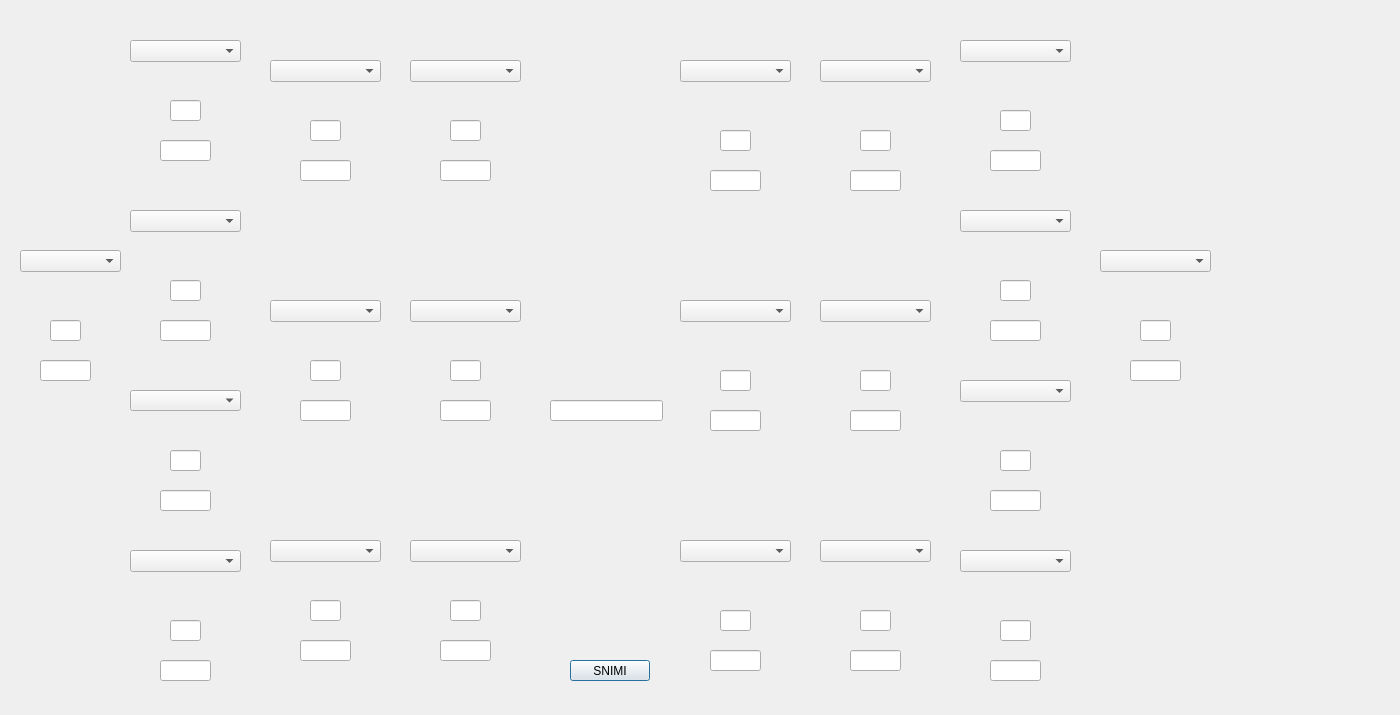
<?xml version="1.0" encoding="UTF-8"?>
<ui version="4.0">
 <class>Dialog</class>
 <widget class="QDialog" name="Dialog">
  <property name="geometry">
   <rect>
    <x>0</x>
    <y>0</y>
    <width>1400</width>
    <height>715</height>
   </rect>
  </property>
  <property name="windowTitle">
   <string>Dialog</string>
  </property>
  <widget class="QComboBox" name="igrac6_D">
   <property name="geometry">
    <rect>
     <x>820</x>
     <y>300</y>
     <width>111</width>
     <height>22</height>
    </rect>
   </property>
  </widget>
  <widget class="QComboBox" name="igrac9_L">
   <property name="geometry">
    <rect>
     <x>410</x>
     <y>300</y>
     <width>111</width>
     <height>22</height>
    </rect>
   </property>
   <property name="contextMenuPolicy">
    <enum>Qt::DefaultContextMenu</enum>
   </property>
   <property name="acceptDrops">
    <bool>false</bool>
   </property>
   <property name="maxVisibleItems">
    <number>30</number>
   </property>
   <property name="duplicatesEnabled">
    <bool>true</bool>
   </property>
   <property name="modelColumn">
    <number>0</number>
   </property>
  </widget>
  <widget class="QComboBox" name="igrac8_D">
   <property name="geometry">
    <rect>
     <x>680</x>
     <y>60</y>
     <width>111</width>
     <height>22</height>
    </rect>
   </property>
  </widget>
  <widget class="QComboBox" name="igrac10_L">
   <property name="geometry">
    <rect>
     <x>410</x>
     <y>540</y>
     <width>111</width>
     <height>22</height>
    </rect>
   </property>
  </widget>
  <widget class="QComboBox" name="igrac5_L">
   <property name="geometry">
    <rect>
     <x>270</x>
     <y>60</y>
     <width>111</width>
     <height>22</height>
    </rect>
   </property>
  </widget>
  <widget class="QComboBox" name="igrac6_L">
   <property name="geometry">
    <rect>
     <x>270</x>
     <y>300</y>
     <width>111</width>
     <height>22</height>
    </rect>
   </property>
  </widget>
  <widget class="QComboBox" name="igrac10_D">
   <property name="geometry">
    <rect>
     <x>680</x>
     <y>540</y>
     <width>111</width>
     <height>22</height>
    </rect>
   </property>
  </widget>
  <widget class="QComboBox" name="igrac7_L">
   <property name="geometry">
    <rect>
     <x>270</x>
     <y>540</y>
     <width>111</width>
     <height>22</height>
    </rect>
   </property>
  </widget>
  <widget class="QComboBox" name="igrac7_D">
   <property name="geometry">
    <rect>
     <x>820</x>
     <y>540</y>
     <width>111</width>
     <height>22</height>
    </rect>
   </property>
  </widget>
  <widget class="QComboBox" name="golman_L">
   <property name="geometry">
    <rect>
     <x>20</x>
     <y>250</y>
     <width>101</width>
     <height>22</height>
    </rect>
   </property>
  </widget>
  <widget class="QComboBox" name="igrac8_L">
   <property name="geometry">
    <rect>
     <x>410</x>
     <y>60</y>
     <width>111</width>
     <height>22</height>
    </rect>
   </property>
  </widget>
  <widget class="QComboBox" name="golman_D">
   <property name="geometry">
    <rect>
     <x>1100</x>
     <y>250</y>
     <width>111</width>
     <height>22</height>
    </rect>
   </property>
  </widget>
  <widget class="QComboBox" name="igrac5_D">
   <property name="geometry">
    <rect>
     <x>820</x>
     <y>60</y>
     <width>111</width>
     <height>22</height>
    </rect>
   </property>
  </widget>
  <widget class="QComboBox" name="igrac9_D">
   <property name="geometry">
    <rect>
     <x>680</x>
     <y>300</y>
     <width>111</width>
     <height>22</height>
    </rect>
   </property>
  </widget>
  <widget class="QComboBox" name="igrac1_L">
   <property name="geometry">
    <rect>
     <x>130</x>
     <y>40</y>
     <width>111</width>
     <height>22</height>
    </rect>
   </property>
  </widget>
  <widget class="QComboBox" name="igrac2_L">
   <property name="geometry">
    <rect>
     <x>130</x>
     <y>210</y>
     <width>111</width>
     <height>22</height>
    </rect>
   </property>
  </widget>
  <widget class="QComboBox" name="igrac3_L">
   <property name="geometry">
    <rect>
     <x>130</x>
     <y>390</y>
     <width>111</width>
     <height>21</height>
    </rect>
   </property>
  </widget>
  <widget class="QComboBox" name="igrac4_L">
   <property name="geometry">
    <rect>
     <x>130</x>
     <y>550</y>
     <width>111</width>
     <height>22</height>
    </rect>
   </property>
  </widget>
  <widget class="QLabel" name="label">
   <property name="geometry">
    <rect>
     <x>120</x>
     <y>70</y>
     <width>131</width>
     <height>121</height>
    </rect>
   </property>
   <property name="text">
    <string/>
   </property>
   <property name="pixmap">
    <pixmap resource="slike.qrc">:/slike/slike/imageedit_5_4386524822.png</pixmap>
   </property>
  </widget>
  <widget class="QLabel" name="label_2">
   <property name="geometry">
    <rect>
     <x>120</x>
     <y>250</y>
     <width>131</width>
     <height>121</height>
    </rect>
   </property>
   <property name="text">
    <string/>
   </property>
   <property name="pixmap">
    <pixmap resource="slike.qrc">:/slike/slike/imageedit_5_4386524822.png</pixmap>
   </property>
  </widget>
  <widget class="QLabel" name="label_3">
   <property name="geometry">
    <rect>
     <x>120</x>
     <y>420</y>
     <width>131</width>
     <height>121</height>
    </rect>
   </property>
   <property name="text">
    <string/>
   </property>
   <property name="pixmap">
    <pixmap resource="slike.qrc">:/slike/slike/imageedit_5_4386524822.png</pixmap>
   </property>
  </widget>
  <widget class="QLabel" name="label_4">
   <property name="geometry">
    <rect>
     <x>120</x>
     <y>590</y>
     <width>131</width>
     <height>121</height>
    </rect>
   </property>
   <property name="text">
    <string/>
   </property>
   <property name="pixmap">
    <pixmap resource="slike.qrc">:/slike/slike/imageedit_5_4386524822.png</pixmap>
   </property>
  </widget>
  <widget class="QLabel" name="label_5">
   <property name="geometry">
    <rect>
     <x>0</x>
     <y>290</y>
     <width>131</width>
     <height>121</height>
    </rect>
   </property>
   <property name="text">
    <string/>
   </property>
   <property name="pixmap">
    <pixmap resource="slike.qrc">:/slike/slike/imageedit_5_4386524822.png</pixmap>
   </property>
  </widget>
  <widget class="QLabel" name="label_6">
   <property name="geometry">
    <rect>
     <x>400</x>
     <y>330</y>
     <width>131</width>
     <height>121</height>
    </rect>
   </property>
   <property name="text">
    <string/>
   </property>
   <property name="pixmap">
    <pixmap resource="slike.qrc">:/slike/slike/imageedit_5_4386524822.png</pixmap>
   </property>
  </widget>
  <widget class="QLabel" name="label_7">
   <property name="geometry">
    <rect>
     <x>260</x>
     <y>330</y>
     <width>131</width>
     <height>121</height>
    </rect>
   </property>
   <property name="text">
    <string/>
   </property>
   <property name="pixmap">
    <pixmap resource="slike.qrc">:/slike/slike/imageedit_5_4386524822.png</pixmap>
   </property>
  </widget>
  <widget class="QLabel" name="label_8">
   <property name="geometry">
    <rect>
     <x>260</x>
     <y>90</y>
     <width>131</width>
     <height>121</height>
    </rect>
   </property>
   <property name="text">
    <string/>
   </property>
   <property name="pixmap">
    <pixmap resource="slike.qrc">:/slike/slike/imageedit_5_4386524822.png</pixmap>
   </property>
  </widget>
  <widget class="QLabel" name="label_9">
   <property name="geometry">
    <rect>
     <x>400</x>
     <y>90</y>
     <width>131</width>
     <height>121</height>
    </rect>
   </property>
   <property name="text">
    <string/>
   </property>
   <property name="pixmap">
    <pixmap resource="slike.qrc">:/slike/slike/imageedit_5_4386524822.png</pixmap>
   </property>
  </widget>
  <widget class="QLabel" name="label_10">
   <property name="geometry">
    <rect>
     <x>400</x>
     <y>570</y>
     <width>131</width>
     <height>121</height>
    </rect>
   </property>
   <property name="text">
    <string/>
   </property>
   <property name="pixmap">
    <pixmap resource="slike.qrc">:/slike/slike/imageedit_5_4386524822.png</pixmap>
   </property>
  </widget>
  <widget class="QLabel" name="label_11">
   <property name="geometry">
    <rect>
     <x>260</x>
     <y>570</y>
     <width>131</width>
     <height>121</height>
    </rect>
   </property>
   <property name="text">
    <string/>
   </property>
   <property name="pixmap">
    <pixmap resource="slike.qrc">:/slike/slike/imageedit_5_4386524822.png</pixmap>
   </property>
  </widget>
  <widget class="QLabel" name="label_12">
   <property name="geometry">
    <rect>
     <x>1090</x>
     <y>280</y>
     <width>131</width>
     <height>131</height>
    </rect>
   </property>
   <property name="text">
    <string/>
   </property>
   <property name="pixmap">
    <pixmap resource="slike.qrc">:/slike/slike/imageedit_7_8437819462.png</pixmap>
   </property>
  </widget>
  <widget class="QComboBox" name="igrac4_D">
   <property name="geometry">
    <rect>
     <x>960</x>
     <y>550</y>
     <width>111</width>
     <height>22</height>
    </rect>
   </property>
  </widget>
  <widget class="QComboBox" name="igrac3_D">
   <property name="geometry">
    <rect>
     <x>960</x>
     <y>380</y>
     <width>111</width>
     <height>22</height>
    </rect>
   </property>
  </widget>
  <widget class="QComboBox" name="igrac2_D">
   <property name="geometry">
    <rect>
     <x>960</x>
     <y>210</y>
     <width>111</width>
     <height>22</height>
    </rect>
   </property>
  </widget>
  <widget class="QComboBox" name="igrac1_D">
   <property name="geometry">
    <rect>
     <x>960</x>
     <y>40</y>
     <width>111</width>
     <height>22</height>
    </rect>
   </property>
  </widget>
  <widget class="QLabel" name="label_13">
   <property name="geometry">
    <rect>
     <x>950</x>
     <y>410</y>
     <width>131</width>
     <height>131</height>
    </rect>
   </property>
   <property name="text">
    <string/>
   </property>
   <property name="pixmap">
    <pixmap resource="slike.qrc">:/slike/slike/imageedit_7_8437819462.png</pixmap>
   </property>
  </widget>
  <widget class="QLabel" name="label_14">
   <property name="geometry">
    <rect>
     <x>950</x>
     <y>70</y>
     <width>131</width>
     <height>131</height>
    </rect>
   </property>
   <property name="text">
    <string/>
   </property>
   <property name="pixmap">
    <pixmap resource="slike.qrc">:/slike/slike/imageedit_7_8437819462.png</pixmap>
   </property>
  </widget>
  <widget class="QLabel" name="label_15">
   <property name="geometry">
    <rect>
     <x>950</x>
     <y>240</y>
     <width>131</width>
     <height>131</height>
    </rect>
   </property>
   <property name="text">
    <string/>
   </property>
   <property name="pixmap">
    <pixmap resource="slike.qrc">:/slike/slike/imageedit_7_8437819462.png</pixmap>
   </property>
  </widget>
  <widget class="QLabel" name="label_16">
   <property name="geometry">
    <rect>
     <x>950</x>
     <y>580</y>
     <width>131</width>
     <height>131</height>
    </rect>
   </property>
   <property name="text">
    <string/>
   </property>
   <property name="pixmap">
    <pixmap resource="slike.qrc">:/slike/slike/imageedit_7_8437819462.png</pixmap>
   </property>
  </widget>
  <widget class="QLabel" name="label_17">
   <property name="geometry">
    <rect>
     <x>810</x>
     <y>330</y>
     <width>131</width>
     <height>131</height>
    </rect>
   </property>
   <property name="text">
    <string/>
   </property>
   <property name="pixmap">
    <pixmap resource="slike.qrc">:/slike/slike/imageedit_7_8437819462.png</pixmap>
   </property>
  </widget>
  <widget class="QLabel" name="label_18">
   <property name="geometry">
    <rect>
     <x>670</x>
     <y>330</y>
     <width>131</width>
     <height>131</height>
    </rect>
   </property>
   <property name="text">
    <string/>
   </property>
   <property name="pixmap">
    <pixmap resource="slike.qrc">:/slike/slike/imageedit_7_8437819462.png</pixmap>
   </property>
  </widget>
  <widget class="QLabel" name="label_19">
   <property name="geometry">
    <rect>
     <x>670</x>
     <y>570</y>
     <width>131</width>
     <height>131</height>
    </rect>
   </property>
   <property name="text">
    <string/>
   </property>
   <property name="pixmap">
    <pixmap resource="slike.qrc">:/slike/slike/imageedit_7_8437819462.png</pixmap>
   </property>
  </widget>
  <widget class="QLabel" name="label_20">
   <property name="geometry">
    <rect>
     <x>810</x>
     <y>570</y>
     <width>131</width>
     <height>131</height>
    </rect>
   </property>
   <property name="text">
    <string/>
   </property>
   <property name="pixmap">
    <pixmap resource="slike.qrc">:/slike/slike/imageedit_7_8437819462.png</pixmap>
   </property>
  </widget>
  <widget class="QLabel" name="label_21">
   <property name="geometry">
    <rect>
     <x>810</x>
     <y>90</y>
     <width>131</width>
     <height>131</height>
    </rect>
   </property>
   <property name="text">
    <string/>
   </property>
   <property name="pixmap">
    <pixmap resource="slike.qrc">:/slike/slike/imageedit_7_8437819462.png</pixmap>
   </property>
  </widget>
  <widget class="QLabel" name="label_22">
   <property name="geometry">
    <rect>
     <x>670</x>
     <y>90</y>
     <width>131</width>
     <height>131</height>
    </rect>
   </property>
   <property name="text">
    <string/>
   </property>
   <property name="pixmap">
    <pixmap resource="slike.qrc">:/slike/slike/imageedit_7_8437819462.png</pixmap>
   </property>
  </widget>
  <widget class="QLineEdit" name="lineEdit_L_igrac1">
   <property name="geometry">
    <rect>
     <x>170</x>
     <y>100</y>
     <width>31</width>
     <height>21</height>
    </rect>
   </property>
   <property name="readOnly">
    <bool>true</bool>
   </property>
  </widget>
  <widget class="QLineEdit" name="lineEdit_2_L_igrac2">
   <property name="geometry">
    <rect>
     <x>170</x>
     <y>280</y>
     <width>31</width>
     <height>21</height>
    </rect>
   </property>
   <property name="readOnly">
    <bool>true</bool>
   </property>
  </widget>
  <widget class="QLineEdit" name="lineEdit_3_L_golman">
   <property name="geometry">
    <rect>
     <x>50</x>
     <y>320</y>
     <width>31</width>
     <height>21</height>
    </rect>
   </property>
   <property name="readOnly">
    <bool>true</bool>
   </property>
  </widget>
  <widget class="QLineEdit" name="lineEdit_4_L_igrac5">
   <property name="geometry">
    <rect>
     <x>310</x>
     <y>120</y>
     <width>31</width>
     <height>21</height>
    </rect>
   </property>
   <property name="readOnly">
    <bool>true</bool>
   </property>
  </widget>
  <widget class="QLineEdit" name="lineEdit_5_L_igrac8">
   <property name="geometry">
    <rect>
     <x>450</x>
     <y>120</y>
     <width>31</width>
     <height>21</height>
    </rect>
   </property>
   <property name="readOnly">
    <bool>true</bool>
   </property>
  </widget>
  <widget class="QLineEdit" name="lineEdit_6_L_igrac6">
   <property name="geometry">
    <rect>
     <x>310</x>
     <y>360</y>
     <width>31</width>
     <height>21</height>
    </rect>
   </property>
   <property name="readOnly">
    <bool>true</bool>
   </property>
  </widget>
  <widget class="QLineEdit" name="lineEdit_7_L_igrac9">
   <property name="geometry">
    <rect>
     <x>450</x>
     <y>360</y>
     <width>31</width>
     <height>21</height>
    </rect>
   </property>
   <property name="readOnly">
    <bool>true</bool>
   </property>
  </widget>
  <widget class="QLineEdit" name="lineEdit_8_L_igrac3">
   <property name="geometry">
    <rect>
     <x>170</x>
     <y>450</y>
     <width>31</width>
     <height>21</height>
    </rect>
   </property>
   <property name="readOnly">
    <bool>true</bool>
   </property>
  </widget>
  <widget class="QLineEdit" name="lineEdit_9_L_igrac7">
   <property name="geometry">
    <rect>
     <x>310</x>
     <y>600</y>
     <width>31</width>
     <height>21</height>
    </rect>
   </property>
   <property name="readOnly">
    <bool>true</bool>
   </property>
  </widget>
  <widget class="QLineEdit" name="lineEdit_10_L_igrac4">
   <property name="geometry">
    <rect>
     <x>170</x>
     <y>620</y>
     <width>31</width>
     <height>21</height>
    </rect>
   </property>
   <property name="readOnly">
    <bool>true</bool>
   </property>
  </widget>
  <widget class="QLineEdit" name="lineEdit_11_L_igrac10">
   <property name="geometry">
    <rect>
     <x>450</x>
     <y>600</y>
     <width>31</width>
     <height>21</height>
    </rect>
   </property>
   <property name="readOnly">
    <bool>true</bool>
   </property>
  </widget>
  <widget class="QLineEdit" name="lineEdit_12_D_igrac10">
   <property name="geometry">
    <rect>
     <x>720</x>
     <y>610</y>
     <width>31</width>
     <height>21</height>
    </rect>
   </property>
   <property name="readOnly">
    <bool>true</bool>
   </property>
  </widget>
  <widget class="QLineEdit" name="lineEdit_13_D_igrac7">
   <property name="geometry">
    <rect>
     <x>860</x>
     <y>610</y>
     <width>31</width>
     <height>21</height>
    </rect>
   </property>
   <property name="readOnly">
    <bool>true</bool>
   </property>
  </widget>
  <widget class="QLineEdit" name="lineEdit_14_D_igrac4">
   <property name="geometry">
    <rect>
     <x>1000</x>
     <y>620</y>
     <width>31</width>
     <height>21</height>
    </rect>
   </property>
   <property name="readOnly">
    <bool>true</bool>
   </property>
  </widget>
  <widget class="QLineEdit" name="lineEdit_15_D_golman">
   <property name="geometry">
    <rect>
     <x>1140</x>
     <y>320</y>
     <width>31</width>
     <height>21</height>
    </rect>
   </property>
   <property name="readOnly">
    <bool>true</bool>
   </property>
  </widget>
  <widget class="QLineEdit" name="lineEdit_16_D_igrac3">
   <property name="geometry">
    <rect>
     <x>1000</x>
     <y>450</y>
     <width>31</width>
     <height>21</height>
    </rect>
   </property>
   <property name="readOnly">
    <bool>true</bool>
   </property>
  </widget>
  <widget class="QLineEdit" name="lineEdit_17_D_igrac2">
   <property name="geometry">
    <rect>
     <x>1000</x>
     <y>280</y>
     <width>31</width>
     <height>21</height>
    </rect>
   </property>
   <property name="readOnly">
    <bool>true</bool>
   </property>
  </widget>
  <widget class="QLineEdit" name="lineEdit_18_D_igrac6">
   <property name="geometry">
    <rect>
     <x>860</x>
     <y>370</y>
     <width>31</width>
     <height>21</height>
    </rect>
   </property>
   <property name="readOnly">
    <bool>true</bool>
   </property>
  </widget>
  <widget class="QLineEdit" name="lineEdit_19_D_igrac9">
   <property name="geometry">
    <rect>
     <x>720</x>
     <y>370</y>
     <width>31</width>
     <height>21</height>
    </rect>
   </property>
   <property name="readOnly">
    <bool>true</bool>
   </property>
  </widget>
  <widget class="QLineEdit" name="lineEdit_20_D_igrac1">
   <property name="geometry">
    <rect>
     <x>1000</x>
     <y>110</y>
     <width>31</width>
     <height>21</height>
    </rect>
   </property>
   <property name="frame">
    <bool>true</bool>
   </property>
   <property name="readOnly">
    <bool>true</bool>
   </property>
  </widget>
  <widget class="QLineEdit" name="lineEdit_21_D_igrac5">
   <property name="geometry">
    <rect>
     <x>860</x>
     <y>130</y>
     <width>31</width>
     <height>21</height>
    </rect>
   </property>
   <property name="readOnly">
    <bool>true</bool>
   </property>
  </widget>
  <widget class="QLineEdit" name="lineEdit_22_D_igrac8">
   <property name="geometry">
    <rect>
     <x>720</x>
     <y>130</y>
     <width>31</width>
     <height>21</height>
    </rect>
   </property>
   <property name="readOnly">
    <bool>true</bool>
   </property>
  </widget>
  <widget class="QPushButton" name="snimi">
   <property name="geometry">
    <rect>
     <x>570</x>
     <y>660</y>
     <width>80</width>
     <height>21</height>
    </rect>
   </property>
   <property name="text">
    <string>SNIMI</string>
   </property>
  </widget>
  <widget class="QLineEdit" name="Le_L_golman">
   <property name="geometry">
    <rect>
     <x>40</x>
     <y>360</y>
     <width>51</width>
     <height>21</height>
    </rect>
   </property>
  </widget>
  <widget class="QLineEdit" name="Le_L_igrac1">
   <property name="geometry">
    <rect>
     <x>160</x>
     <y>140</y>
     <width>51</width>
     <height>21</height>
    </rect>
   </property>
  </widget>
  <widget class="QLineEdit" name="Le_L_igrac2">
   <property name="geometry">
    <rect>
     <x>160</x>
     <y>320</y>
     <width>51</width>
     <height>21</height>
    </rect>
   </property>
  </widget>
  <widget class="QLineEdit" name="Le_L_igrac3">
   <property name="geometry">
    <rect>
     <x>160</x>
     <y>490</y>
     <width>51</width>
     <height>21</height>
    </rect>
   </property>
  </widget>
  <widget class="QLineEdit" name="Le_L_igrac4">
   <property name="geometry">
    <rect>
     <x>160</x>
     <y>660</y>
     <width>51</width>
     <height>21</height>
    </rect>
   </property>
  </widget>
  <widget class="QLineEdit" name="Le_L_igrac5">
   <property name="geometry">
    <rect>
     <x>300</x>
     <y>160</y>
     <width>51</width>
     <height>21</height>
    </rect>
   </property>
  </widget>
  <widget class="QLineEdit" name="Le_L_igrac6">
   <property name="geometry">
    <rect>
     <x>300</x>
     <y>400</y>
     <width>51</width>
     <height>21</height>
    </rect>
   </property>
  </widget>
  <widget class="QLineEdit" name="Le_L_igrac7">
   <property name="geometry">
    <rect>
     <x>300</x>
     <y>640</y>
     <width>51</width>
     <height>21</height>
    </rect>
   </property>
  </widget>
  <widget class="QLineEdit" name="Le_L_igrac8">
   <property name="geometry">
    <rect>
     <x>440</x>
     <y>160</y>
     <width>51</width>
     <height>21</height>
    </rect>
   </property>
  </widget>
  <widget class="QLineEdit" name="Le_L_igrac9">
   <property name="geometry">
    <rect>
     <x>440</x>
     <y>400</y>
     <width>51</width>
     <height>21</height>
    </rect>
   </property>
  </widget>
  <widget class="QLineEdit" name="Le_L_igrac10">
   <property name="geometry">
    <rect>
     <x>440</x>
     <y>640</y>
     <width>51</width>
     <height>21</height>
    </rect>
   </property>
  </widget>
  <widget class="QLineEdit" name="Le_D_golman">
   <property name="geometry">
    <rect>
     <x>1130</x>
     <y>360</y>
     <width>51</width>
     <height>21</height>
    </rect>
   </property>
  </widget>
  <widget class="QLineEdit" name="Le_D_igrac1">
   <property name="geometry">
    <rect>
     <x>990</x>
     <y>150</y>
     <width>51</width>
     <height>21</height>
    </rect>
   </property>
  </widget>
  <widget class="QLineEdit" name="Le_D_igrac2">
   <property name="geometry">
    <rect>
     <x>990</x>
     <y>320</y>
     <width>51</width>
     <height>21</height>
    </rect>
   </property>
  </widget>
  <widget class="QLineEdit" name="Le_D_igrac3">
   <property name="geometry">
    <rect>
     <x>990</x>
     <y>490</y>
     <width>51</width>
     <height>21</height>
    </rect>
   </property>
  </widget>
  <widget class="QLineEdit" name="Le_D_igrac4">
   <property name="geometry">
    <rect>
     <x>990</x>
     <y>660</y>
     <width>51</width>
     <height>21</height>
    </rect>
   </property>
  </widget>
  <widget class="QLineEdit" name="Le_D_igrac5">
   <property name="geometry">
    <rect>
     <x>850</x>
     <y>170</y>
     <width>51</width>
     <height>21</height>
    </rect>
   </property>
  </widget>
  <widget class="QLineEdit" name="Le_D_igrac6">
   <property name="geometry">
    <rect>
     <x>850</x>
     <y>410</y>
     <width>51</width>
     <height>21</height>
    </rect>
   </property>
  </widget>
  <widget class="QLineEdit" name="Le_D_igrac7">
   <property name="geometry">
    <rect>
     <x>850</x>
     <y>650</y>
     <width>51</width>
     <height>21</height>
    </rect>
   </property>
  </widget>
  <widget class="QLineEdit" name="Le_D_igrac8">
   <property name="geometry">
    <rect>
     <x>710</x>
     <y>170</y>
     <width>51</width>
     <height>21</height>
    </rect>
   </property>
  </widget>
  <widget class="QLineEdit" name="Le_D_igrac9">
   <property name="geometry">
    <rect>
     <x>710</x>
     <y>410</y>
     <width>51</width>
     <height>21</height>
    </rect>
   </property>
  </widget>
  <widget class="QLineEdit" name="Le_D_igrac10">
   <property name="geometry">
    <rect>
     <x>710</x>
     <y>650</y>
     <width>51</width>
     <height>21</height>
    </rect>
   </property>
  </widget>
  <widget class="QLineEdit" name="TEST">
   <property name="geometry">
    <rect>
     <x>550</x>
     <y>400</y>
     <width>113</width>
     <height>21</height>
    </rect>
   </property>
  </widget>
 </widget>
 <layoutdefault spacing="6" margin="11"/>
 <resources>
  <include location="slike.qrc"/>
 </resources>
 <connections/>
</ui>
